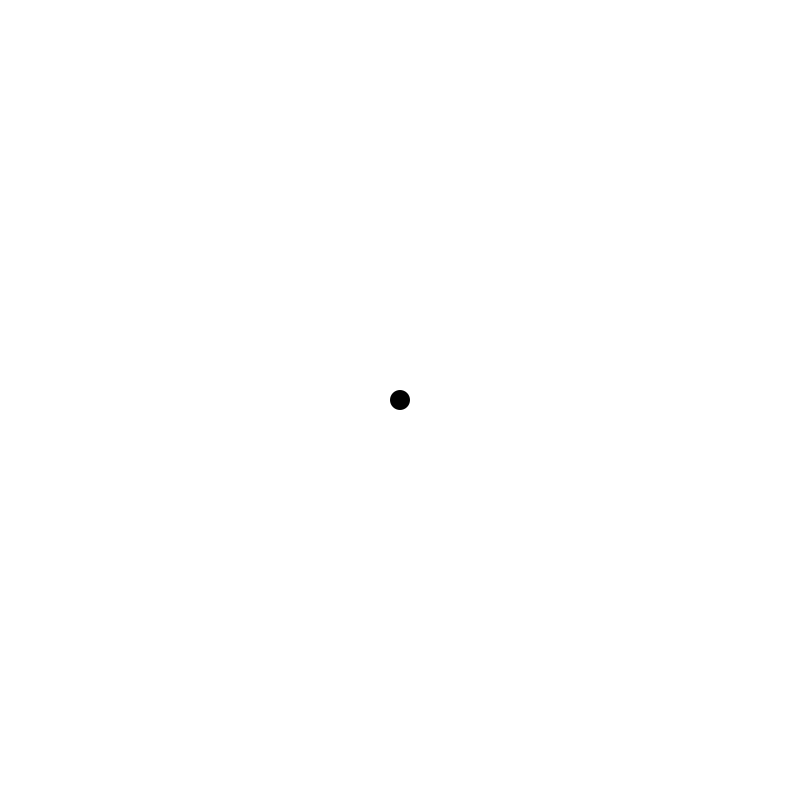
Frame 1 (no input)
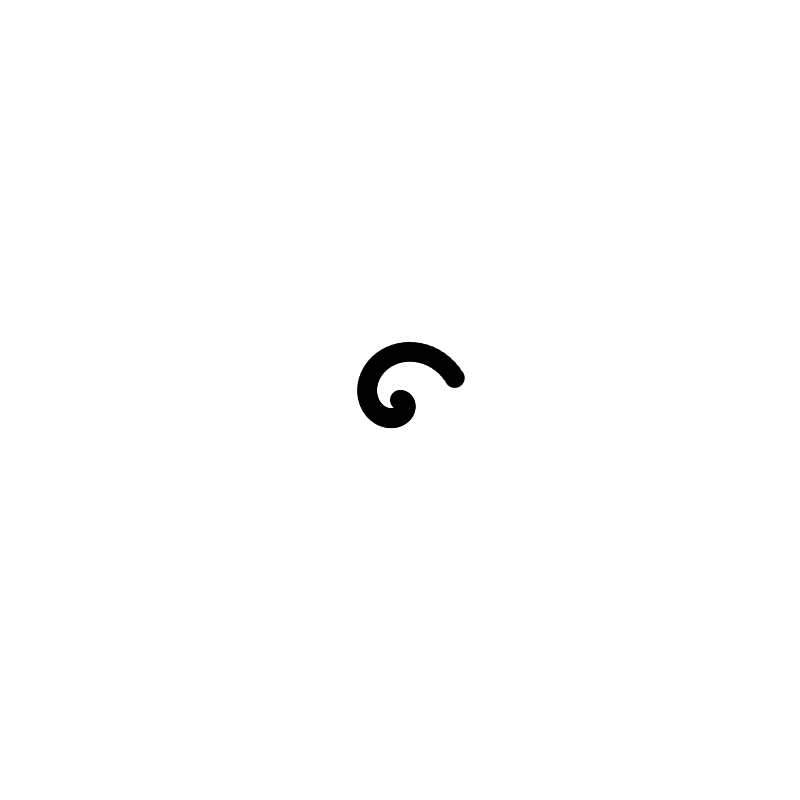
Frame 60 (the mouse pressed at the canvas centre just before this capture)
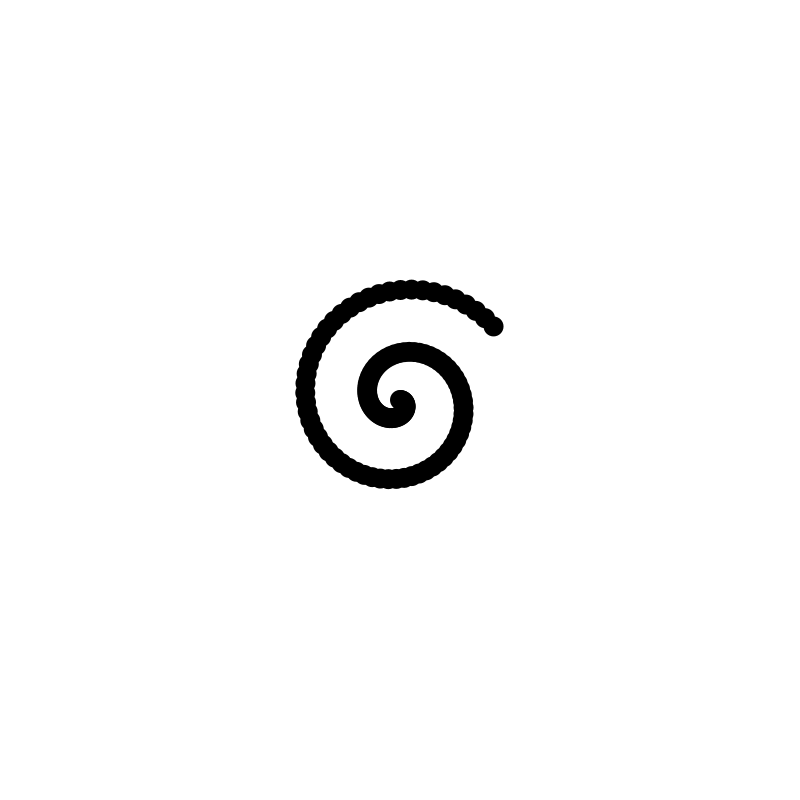
Frame 120 (the mouse held since frame 60 and released just before this capture)

The Processing sketch that drew these frames (run headless with seeded random() and noise(); from frame 60 on, the mouse is pressed at the canvas centre):

// Processing sketch: sketch_01_Spiral
// ── sketch_01_Spiral.pde
// A polar coordinate
float r = 0;
float theta = 0;
int muliplier = 10;
void setup() {
size(800, 800);
background(255);
}
void draw() {
float x = r * cos(theta);
float y = r * sin(theta);
noStroke();
fill(0);
ellipse(x + width/2, y + height/2, 2* muliplier, 2* muliplier);
// Increment the angle
theta += 0.01 * muliplier;
r += 0.1 * muliplier; 
}
